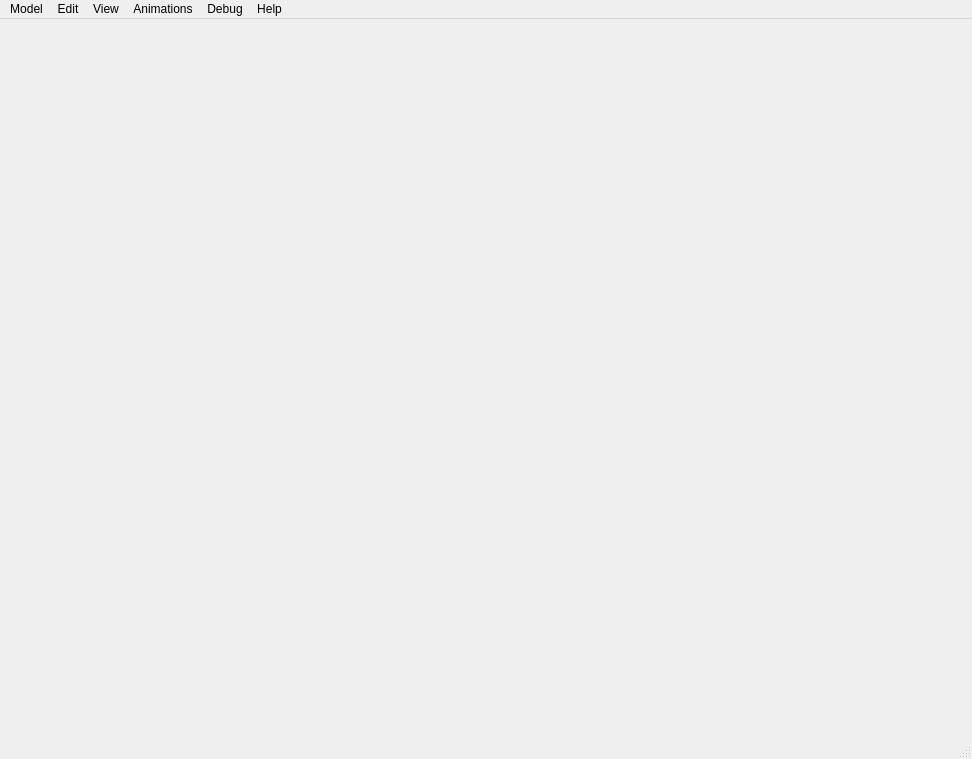
<?xml version="1.0" encoding="UTF-8"?>
<ui version="4.0">
 <class>MainWindow</class>
 <widget class="QMainWindow" name="MainWindow">
  <property name="geometry">
   <rect>
    <x>0</x>
    <y>0</y>
    <width>972</width>
    <height>759</height>
   </rect>
  </property>
  <property name="windowTitle">
   <string>Almost KVF deformation with BDMORPH animations</string>
  </property>
  <widget class="QWidget" name="centralwidget">
   <layout class="QHBoxLayout" name="horizontalLayout">
    <property name="spacing">
     <number>5</number>
    </property>
    <property name="margin">
     <number>5</number>
    </property>
   </layout>
  </widget>
  <widget class="QMenuBar" name="menubar">
   <property name="geometry">
    <rect>
     <x>0</x>
     <y>0</y>
     <width>972</width>
     <height>23</height>
    </rect>
   </property>
   <widget class="QMenu" name="menuModel">
    <property name="title">
     <string>Model</string>
    </property>
    <addaction name="actionLoad_mesh"/>
    <addaction name="actionLoad_texture"/>
    <addaction name="actionReset_texture"/>
    <addaction name="separator"/>
    <addaction name="actionSave_screenshot"/>
    <addaction name="actionSave_video"/>
    <addaction name="actionSave_model"/>
    <addaction name="actionExit"/>
   </widget>
   <widget class="QMenu" name="menuView">
    <property name="title">
     <string>View</string>
    </property>
    <addaction name="actionSide_panel"/>
    <addaction name="actionAnimation_panel"/>
    <addaction name="separator"/>
    <addaction name="actionWireframe"/>
   </widget>
   <widget class="QMenu" name="menuEdit">
    <property name="title">
     <string>Edit</string>
    </property>
    <addaction name="actionUndo"/>
    <addaction name="actionRedo"/>
    <addaction name="separator"/>
    <addaction name="actionPin_edit_mode"/>
    <addaction name="actionDeformation_mode"/>
    <addaction name="actionVF_mode"/>
    <addaction name="separator"/>
    <addaction name="actionReset_model"/>
    <addaction name="actionReset_pins"/>
   </widget>
   <widget class="QMenu" name="menuAnimations">
    <property name="title">
     <string>Animations</string>
    </property>
    <addaction name="actionNew_keyframe"/>
    <addaction name="actionDelete_keyframe"/>
    <addaction name="separator"/>
    <addaction name="actionPlay"/>
    <addaction name="actionPause"/>
    <addaction name="actionLoop"/>
    <addaction name="separator"/>
   </widget>
   <widget class="QMenu" name="menuDebug">
    <property name="title">
     <string>Debug</string>
    </property>
    <addaction name="actionSave_log"/>
    <addaction name="actionReplay_log"/>
   </widget>
   <widget class="QMenu" name="menuHelp">
    <property name="title">
     <string>Help</string>
    </property>
    <addaction name="actionAbout"/>
   </widget>
   <addaction name="menuModel"/>
   <addaction name="menuEdit"/>
   <addaction name="menuView"/>
   <addaction name="menuAnimations"/>
   <addaction name="menuDebug"/>
   <addaction name="menuHelp"/>
  </widget>
  <widget class="QStatusBar" name="statusbar"/>
  <action name="actionLoad_mesh">
   <property name="text">
    <string>Load model</string>
   </property>
  </action>
  <action name="actionLoad_texture">
   <property name="text">
    <string>Load texture</string>
   </property>
  </action>
  <action name="actionReset_texture">
   <property name="text">
    <string>Reset texture</string>
   </property>
  </action>
  <action name="actionVector_field">
   <property name="text">
    <string>Vector field</string>
   </property>
  </action>
  <action name="actionDeformation">
   <property name="text">
    <string>Deformation</string>
   </property>
  </action>
  <action name="actionWireframe">
   <property name="text">
    <string>Wireframe</string>
   </property>
  </action>
  <action name="actionReset_model">
   <property name="text">
    <string>Reset deformation</string>
   </property>
  </action>
  <action name="actionReset_pins">
   <property name="text">
    <string>Reset pins</string>
   </property>
  </action>
  <action name="actionPin_edit_mode">
   <property name="text">
    <string>Pin edit mode</string>
   </property>
  </action>
  <action name="actionVF_mode">
   <property name="text">
    <string>VF mode</string>
   </property>
  </action>
  <action name="actionDeformation_mode">
   <property name="text">
    <string>Deformation mode</string>
   </property>
  </action>
  <action name="actionUndo">
   <property name="text">
    <string>Undo</string>
   </property>
  </action>
  <action name="actionRedo">
   <property name="text">
    <string>Redo</string>
   </property>
  </action>
  <action name="actionSave_model">
   <property name="text">
    <string>Save model</string>
   </property>
  </action>
  <action name="actionExit">
   <property name="text">
    <string>Exit</string>
   </property>
  </action>
  <action name="actionSide_panel">
   <property name="text">
    <string>Side panel</string>
   </property>
  </action>
  <action name="actionAnimation_panel">
   <property name="text">
    <string>Animation panel</string>
   </property>
  </action>
  <action name="actionNew_keyframe">
   <property name="text">
    <string>New keyframe</string>
   </property>
  </action>
  <action name="actionPlay">
   <property name="text">
    <string>Play</string>
   </property>
  </action>
  <action name="actionPause">
   <property name="text">
    <string>Pause</string>
   </property>
  </action>
  <action name="actionSave_video">
   <property name="text">
    <string>Save video</string>
   </property>
  </action>
  <action name="actionDelete_keyframe">
   <property name="text">
    <string>Delete keyframe</string>
   </property>
  </action>
  <action name="actionSave_log">
   <property name="text">
    <string>Save log</string>
   </property>
  </action>
  <action name="actionReplay_log">
   <property name="text">
    <string>Replay log</string>
   </property>
  </action>
  <action name="actionLoop">
   <property name="text">
    <string>Loop</string>
   </property>
  </action>
  <action name="actionAbout">
   <property name="text">
    <string>About</string>
   </property>
  </action>
  <action name="actionSave_screenshot">
   <property name="text">
    <string>Save screenshot</string>
   </property>
  </action>
 </widget>
 <resources/>
 <connections/>
</ui>
